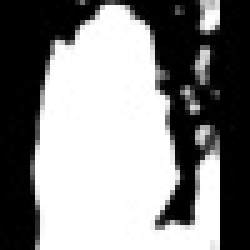
#> input picture Code/gestures/app_switch/1013.jpg, 50 x 50 px (shown 5 times larger); its folder holds only this picture in this run
$ python Rotate_images.py
#> lines starting #> are read from the running program, lines starting #| are printed output that depends on the picture
import cv2
import os
from glob import glob
import time

def flip_images():
    """
    Performs data augmentation by creating a horizontally flipped
    copy of every image in the 'gestures' subfolders.
    """
    gest_folder = "gestures"

    # Get all gesture subfolders (e.g., 'gestures/fist', 'gestures/peace_sign')
    gesture_folders = glob(os.path.join(gest_folder, "*"))

    print(f"Found {len(gesture_folders)} gesture folders. Starting augmentation...")

    for folder_path in gesture_folders:
        # Check if it's actually a directory
        if not os.path.isdir(folder_path):
            continue

        gesture_name = os.path.basename(folder_path)

        # Find all .jpg images in this folder
        image_paths = glob(os.path.join(folder_path, "*.jpg"))

        if not image_paths:
            print(f"No images found in '{gesture_name}'. Skipping.")
            continue

        print(f"Augmenting '{gesture_name}': {len(image_paths)} images found.")

        # We need to find the highest existing image number to avoid overwriting
        try:
            # Get all image numbers (e.g., '1.jpg' -> 1)
            numbers = [int(os.path.basename(p).split('.')[0]) for p in image_paths]
            start_index = max(numbers) + 1
        except ValueError:
            print(f"Warning: Could not parse image numbers in '{gesture_name}'.")
            # Fallback: just use the total count as the starting index
            start_index = len(image_paths) + 1

        print(f"New images will start from index: {start_index}")

        new_image_count = 0

        for img_path in image_paths:
            try:
                # Read the original image (in grayscale)
                img = cv2.imread(img_path, 0)
#> img is the input picture: shape (50, 50); min 0, max 255, mean 134
                if img is None:
                    print(f"Warning: Could not read {img_path}. Skipping.")
                    continue

                # Flip the image horizontally
                flipped_img = cv2.flip(img, 1)
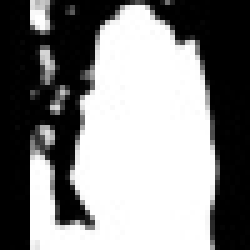
#> flipped_img: shape (50, 50) (shown 5 times larger); min 0, max 255, mean 134

                # Create the new path
                new_img_name = f"{start_index + new_image_count}.jpg"
                new_path = os.path.join(folder_path, new_img_name)

                # Save the new flipped image
                cv2.imwrite(new_path, flipped_img)
                new_image_count += 1

            except Exception as e:
                print(f"Error processing {img_path}: {e}")

        print(f"Finished '{gesture_name}'. Added {new_image_count} new flipped images.")
        time.sleep(1) # Pause just to make output readable
#> pass 2 of the loop in flip_images, `for folder_path in gesture_folders:`:
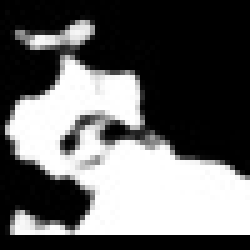
#> input picture Code/gestures/nothing/103.jpg, 50 x 50 px (shown 5 times larger)
#> in flip_images, img is the input picture: shape (50, 50); min 0, max 255, mean 100
#> in flip_images, `flipped_img = cv2.flip(img, 1)`:
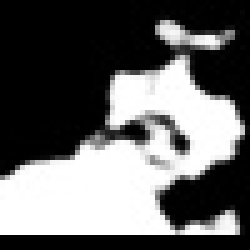
#> flipped_img: shape (50, 50) (shown 5 times larger); min 0, max 255, mean 100

    print("Data augmentation complete.")

# --- Run the function ---
if __name__ == "__main__":
    flip_images()
